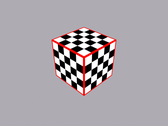
%> input picture 01.Image Processing/Assignment2/data/data.bmp, 168 x 126 px, shrunk from 800 x 600 before the run
$ octave main.m   (GNU Octave 9; MATLAB toolbox functions it lacks are replaced by stand-ins)
%> lines starting %> are read from the running program, lines starting %| are printed output that depends on the picture
### 01.Image Processing/Assignment2/correlationOP.m
%將會進行Correlation operation並且得到新的Array
%S = sum ( M(i,j)*A(i,j) )
%輸入：image array 和 mask
%輸出：sum of product的結果
function DS2 = correlationOP (DA2 ,DM2)
     [rmask cmask] = size(DM2);
     [row col] = size(DA2);

     DS2 = zeros(row ,col ,'double');%產生一個全是0的matrix
     for ( i = 1 : row )
         for ( j = 1 :col )
             %以A[i,j]為中心產生跟mask一樣大小的subarray
             DTA2 = subArray(DA2 ,i ,j ,rmask ,cmask );
             DTA2 = DTA2 .* DM2;%將相對應元素相乘
             DS2(i ,j) = sum ( sum(DTA2) );%將結果累加起來存於S中
         end
     end

%correlationOP結束

%找尋Array中的sub array 若超出範圍則以0取代
%傳入：Array 中心點 以及subarray大小
%傳出：subarray
% [20 lines left out: function subArray, not called in this run]

end

### 01.Image Processing/Assignment2/edgeDetction.m
%運用image gradient進行Edge Detection動作
%透過Sobel operator進行垂直 水平 以及45度角 和-45度角的edge
%傳入：一張圖
%傳出：偵測Edge過後的圖 而且其內不值不是0就是255
function iG2 =edgeDetction ( A3 )
    HM = [-1 -2 -1;
           0  0  0;
           1  2  1];%判斷水平線
    VM = [-1  0  1;
          -2  0  2;
          -1  0  1 ];
    [row col color] = size( A3);
    dTGM2 = zeros(row ,col ,'double');%gradient magnitude = |dR| + |dG| +|dB|
    for ( i = 1 : 3 )
        dHM2 = correlationOP( A3(: ,: ,i) ,HM );
        dVM2 = correlationOP( A3(: ,: ,i) ,VM );
        % [4 lines of commented-out code are left out]
        dGM2 = abs(dHM2) + abs(dVM2);
        %str = strcat ( '.\result\90\gradienthv' , int2str(i) ,'.bmp');
        %imwrite( uint8(dGM2) , str );
        dTGM2 = dTGM2 + abs( dGM2 );
    end
    %imwrite (dTGM2 ,'.\result\90\gradient.bmp');
    t = findThreshold(dTGM2);
    iG2 = addThreshold (dTGM2 , 620);
    imwrite (iG2 ,'.\result\90\gwiththeshold.bmp');

%edgeDetction function結束

%將Gradiant加上threshold
%傳入：Gradiant map threshold value
%傳出：只有黑白的圖
% [11 lines left out: function addThreshold, not called in this run]

%addThreshold function結束
end

### 01.Image Processing/Assignment2/main.m
%主程式進入點 以下是此程式相關設定
%1.此程式相關變數命名學
%  (1)陣列變數名稱後面一定會接有數字 以方便辨識此變數到底為3*3的array或2*2的array
%     陣列變數一定大寫而大寫前面表示他的資料型態
%  (2)若是檔案名稱的變數 變數名稱內一定會有name
%  (3)純數字變數名稱將不會在後面有任何的name或數字出現
%  (4)變數中相關字元的意義
%     I：input  M：matrix或mask H：histogram
%  (5)角度以degree表示
%2.進行Edge Detection 有三個步驟
%  (1)Image smoothing for noise reduction
%  (2)Detection of edge points
%  (3)Edge Localiztion

clear;
iname = '.\data\data.bmp';

%讀檔
iIM3 = imread(iname);
%> iIM3 is the input picture: size 126x168x3 uint8; mean R, G, B 170.3, 164.4, 169.5


%(1)Image smoothing for noise reduction
%smooth mask
SM = [ 1 1 1;
       1 1 1;
       1 1 1];
SM = SM * (1/9);
%對RGB每一個matrix做smoothing
for ( i = 1 : 3)
    dSM3( : ,: ,i) = correlationOP( iIM3( : ,: ,i) ,SM );
    %將smooth結果寫出
    %str = strcat('.\result\smooth\' ,int2str(i) ,'.bmp');
    %imwrite( uint8( dSM3(: ,: ,i) ) ,str );
end
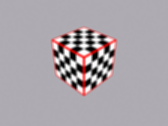
%> dSM3: size 126x168x3 double; mean R, G, B 170.3, 164.4, 169.5; mean of the top-left, top-right, bottom-left and bottom-right quarters 167.2, 167.4, 168.6, 168.9
imwrite ( uint8(dSM3) ,'.\result\smooth\smooth.bmp');
%(2)Detection of edge points：運用image gradient找邊線
iG2 = edgeDetction(dSM3);
%> (the run ends here)
